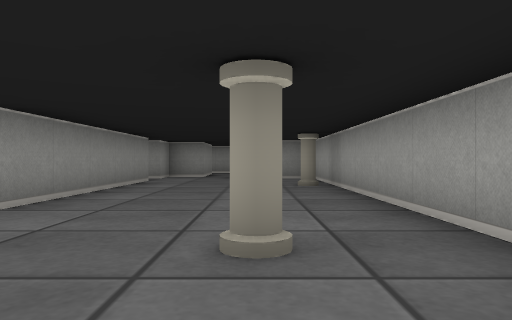
[1] (above)

23 first-person views from a walk through a cub3D maze. The camera is about half as high as the walls, looks level and sees 70° across. The floor is counted in squares. Each view is taken from the middle of a square. On the plan, view 1 faces up. The plan holds only what a view shows up to about 9 squares ahead; the rest is blank.

[2]
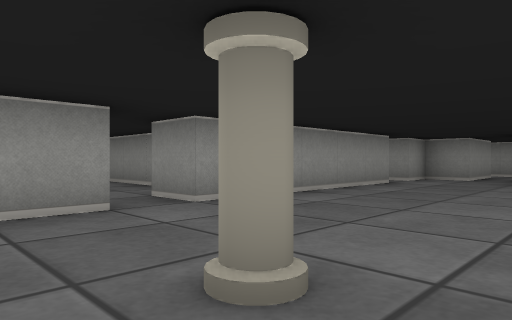

[3]
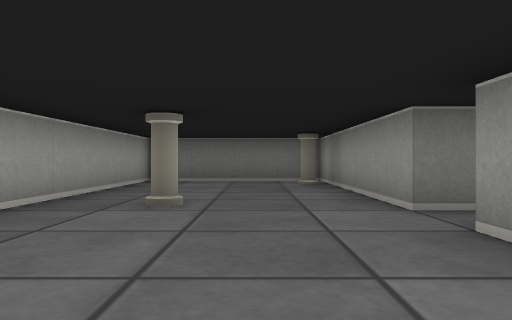

[4]
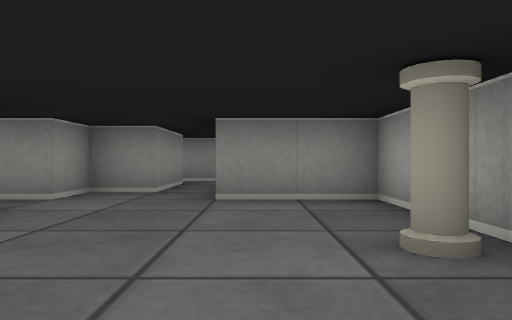

[5]
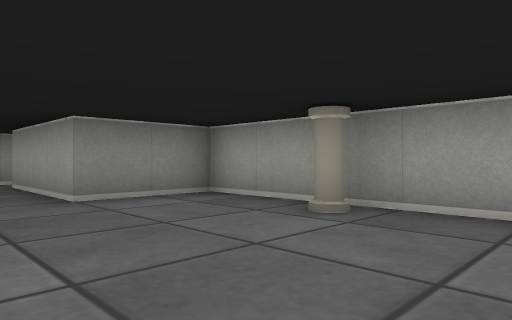

[6]
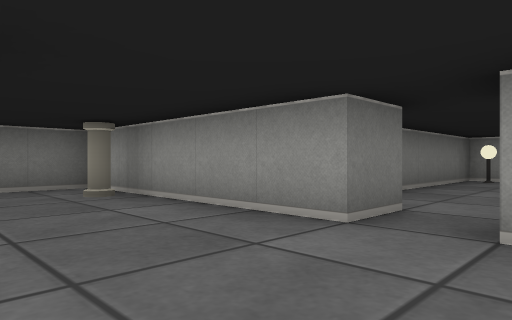

[7]
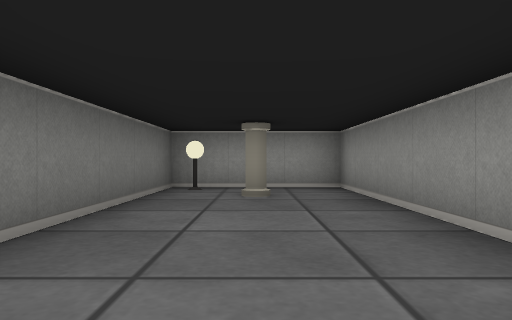

[8]
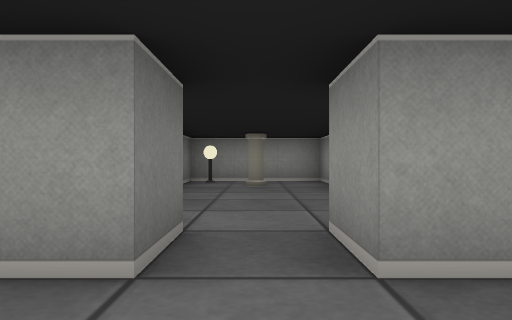

[9]
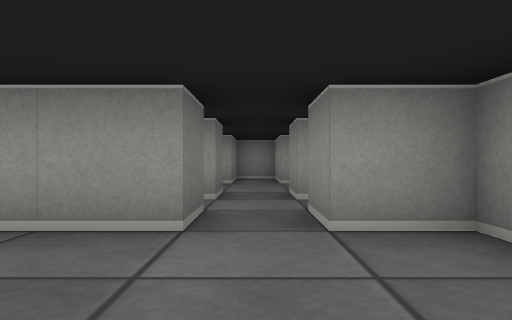

[10]
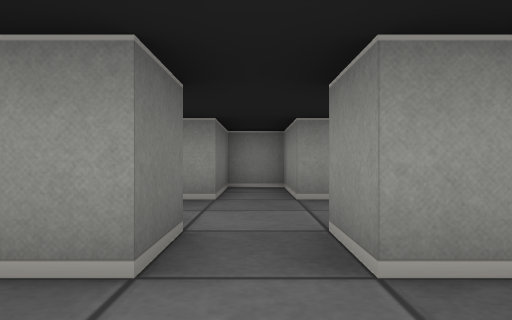

[11]
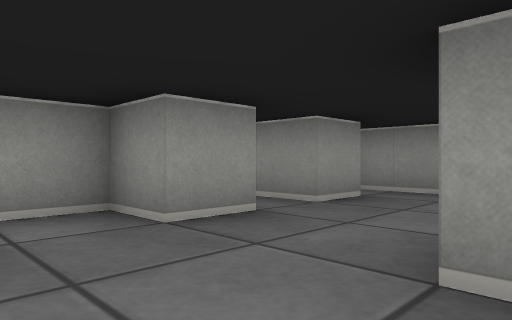

[12]
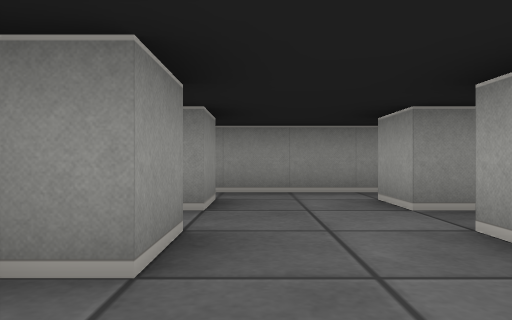

[13]
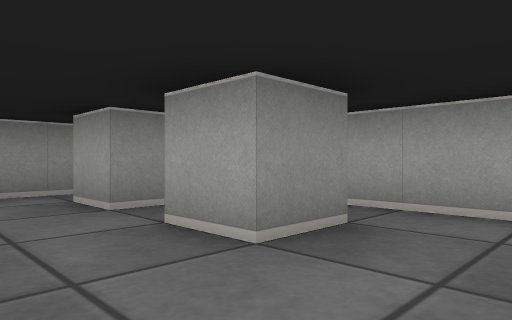

[14]
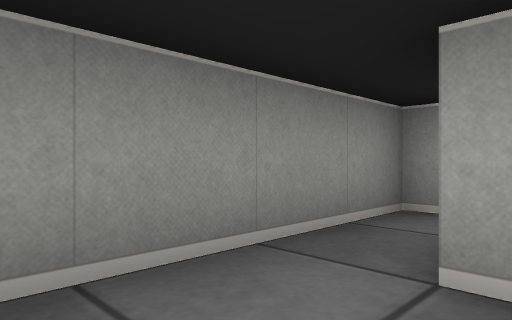

[15]
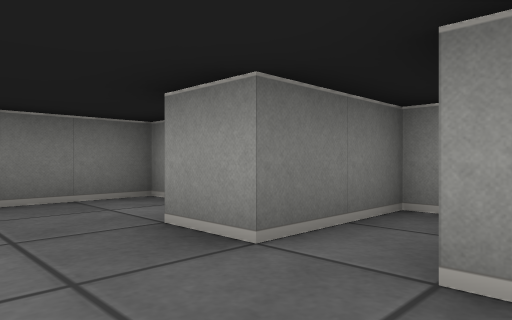

[16]
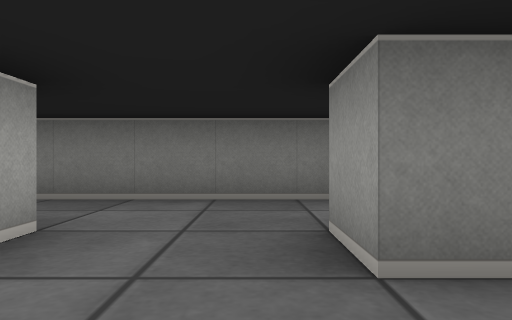

[17]
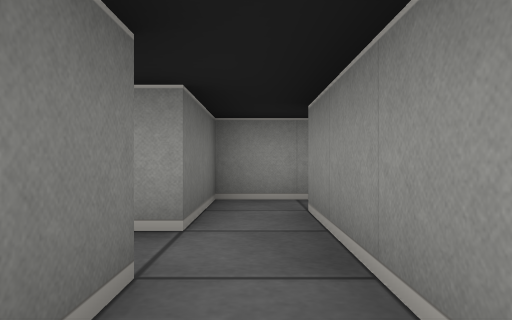

[18]
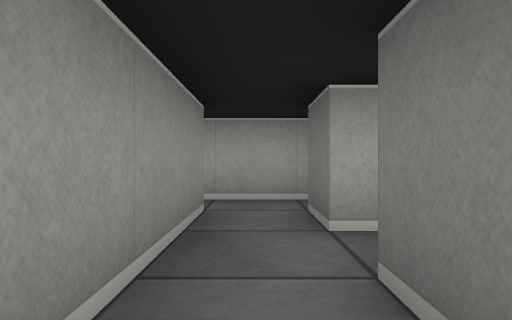

[19]
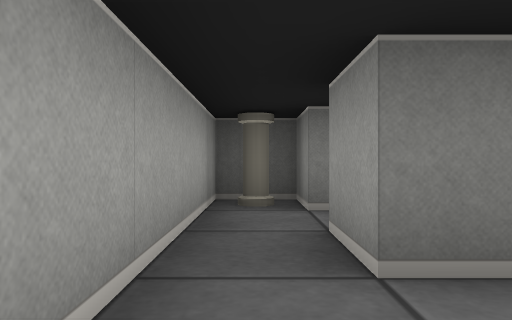

[20]
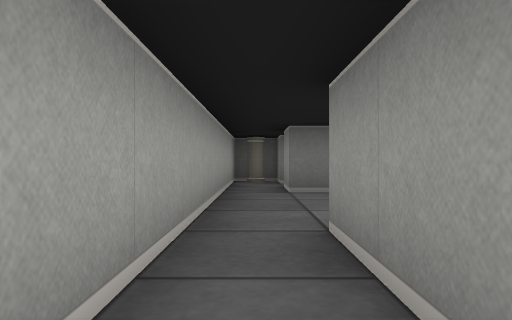

[21]
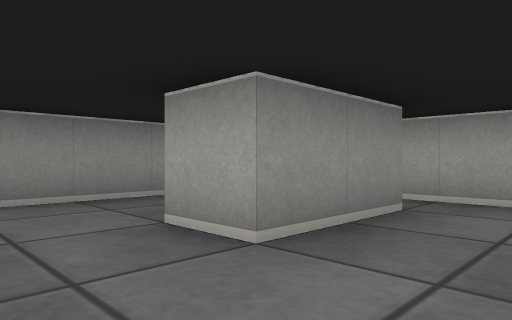

[22]
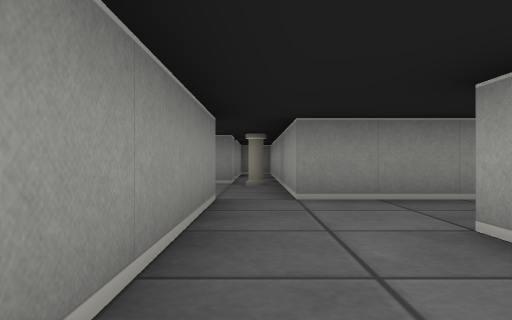

[23]
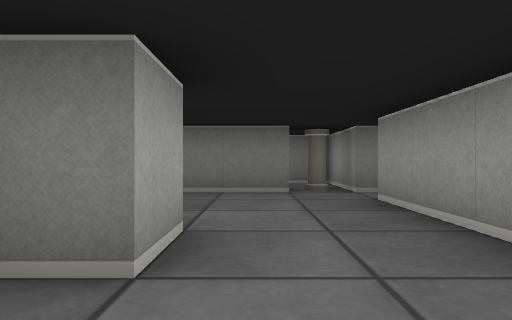

### Floor plan
Points are (right, up) in squares from view 1. A wall is a line through its corners. A room is listed if a view was taken in it or the views show most of it. See-through windows are left out.
Room 1 (views 1, 2, 3, 4, 5, 6, 7, 8, 9, 10)
walls: (-3.6, 2.5) (-2.5, 2.5) (-2.5, -2.5) (1.5, -2.5) (1.5, 9.5) (-0.5, 9.5) (-0.5, 12.5); (-3.5, 8.5) (-2.5, 8.5) (-2.5, 3.5) (-3.5, 3.5); (-2.5, 12.5) (-1.5, 12.5) (-1.5, 10.5) (-2.5, 10.5) (-2.5, 9.5) (-3.5, 9.5); (-0.5, 13.5) (-2.4, 13.5)
ways out: opening at (-3, 9) to room 2; opening at (0, 13) to room 3; opening at (-2, 13) to room 4; opening at (-3, 3) to room 6
objects: pillar (-2, -1); pillar (0, 2); pillar (1, 7)
Room 2 (views 11, 12, 13, 14, 15, 16)
walls: (-4.5, 7.5) (-5.5, 7.5) (-5.5, 8.5) (-4.5, 8.5) (-4.5, 7.9); (-4.5, 10.1) (-4.5, 9.5) (-5.5, 9.5) (-5.5, 10.5); (-7.5, 10.5) (-7.5, 9.5) (-9.5, 9.5) (-9.5, 8.5) (-7.5, 8.5) (-7.5, 7.5) (-8.5, 7.5) (-8.5, 5.5) (-4.2, 5.5); (-3.5, 6.5) (-3.5, 8.1); (-3.4, 11.5) (-8.1, 11.5)
ways out: opening at (-3, 9) to room 1
Room 3 (view 17)
walls: (-0.5, 12.5) (0.5, 12.5) (0.5, 11.5) (1.5, 11.5) (1.5, 14.5); (0.5, 14.5) (0.5, 13.5) (-0.5, 13.5)
ways out: opening at (0, 13) to room 1; opening at (1, 14) to room 5
objects: pillar (1, 12)
Room 4 (view 18)
walls: (-3.5, 13.5) (-3.5, 12.5) (-2.5, 12.5)
ways out: opening at (-2, 13) to room 1
Room 5 (views 19, 20, 21, 22, 23)
walls: (0.5, 19.4) (0.5, 17.5) (-1.5, 17.5) (-1.5, 18.5) (-0.9, 18.5); (-2.5, 14.5) (0.5, 14.5); (-3.5, 14.5) (-3.5, 13.5); (1.5, 14.5) (1.5, 19.4); (-0.2, 20.5) (-2.5, 20.5); (-3.5, 20.5) (-3.5, 15.5)
ways out: opening at (1, 14) to room 3; opening at (-4, 15); opening at (-3, 20)
objects: pillar (-3, 14)
Room 6 (no view inside)
walls: (-5.1, 4.5) (-9.5, 4.5) (-9.5, 1.5) (-5.1, 1.5)
ways out: opening at (-3, 3) to room 1
objects: lamp (-9, 2); pillar (-8, 3)

Where each view was taken, in squares from view 1:
view 1: 0 up, 0 right, facing up
view 2: 1 up, 1 right, facing up-left
view 3: 6 up, 1 left, facing down
view 4: 5 up, 0 right, facing up
view 5: 5 up, 2 left, facing up-right
view 6: 4 up, 0 right, facing down-left
view 7: 3 up, 3 left, facing left
view 8: 3 up, 1 left, facing left
view 9: 9 up, 0 right, facing left
view 10: 9 up, 3 left, facing left
view 11: 6 up, 5 left, facing up-left
view 12: 6 up, 7 left, facing up
view 13: 6 up, 7 left, facing up-right
view 14: 10 up, 7 left, facing up-right
view 15: 10 up, 6 left, facing down-left
view 16: 10 up, 7 left, facing down
view 17: 13 up, 1 right, facing left
view 18: 13 up, 3 left, facing right
view 19: 16 up, 1 right, facing down
view 20: 20 up, 1 right, facing down
view 21: 16 up, 3 left, facing up-right
view 22: 16 up, 3 left, facing up
view 23: 20 up, 2 left, facing down
